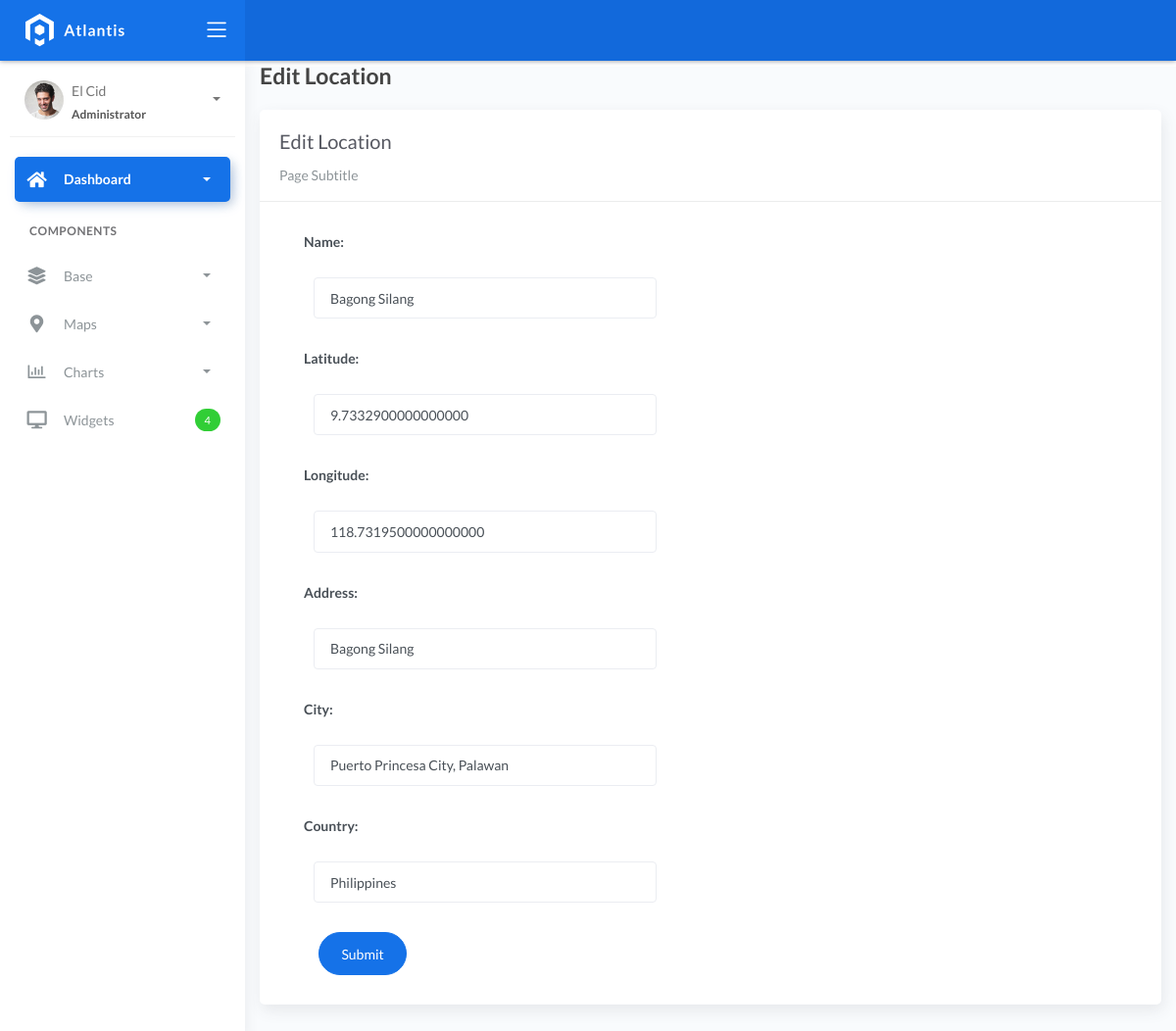
/location_list/1, run on the app's committed database.
### fire/models.py (models this page shows, shortened)
class BaseModel(models.Model):
    created_at = models.DateTimeField(auto_now_add=True, db_index=True)
    updated_at = models.DateTimeField(auto_now=True)
    class Meta:
        abstract = True

class Locations(BaseModel):
    name = models.CharField(max_length=150)
    latitude = models.DecimalField(max_digits=22, decimal_places=16, null=True, blank=True)
    longitude = models.DecimalField(max_digits=22, decimal_places=16, null=True, blank=True)
    address = models.CharField(max_length=150)
    city = models.CharField(max_length=150)  # can be in separate table
    country = models.CharField(max_length=150)  # can be in separate table

### fire/views.py (the view, shortened to what this page needs)
# urls.py: path('location_list/<pk>', LocationUpdateView.as_view(), name='location-update'),
class LocationUpdateView(UpdateView):
    model = Locations
    fields = "__all__"
    context_object_name = "location"
    template_name = 'location_edit.html'
    success_url = reverse_lazy('location-list')

### templates/location_edit.html
{% extends 'base.html' %} {% load static %} {% block content %}
<div class="content">
    <div class="container-fluid">
        <h4 class="page-title">Edit Location</h4>
        <div class="row">
            <div class="col-md-12">
                <div class="card">
                    <div class="card-header">
                        <div class="card-title">Edit Location</div>
                        <div class="card-category">Page Subtitle</div>
                    </div>
                    <div class="col-md-6">
                        <div class="card-body">
                            <form class="" action="" method="post" novalidate>
                                {% csrf_token %} {% include 'includes/form.html' %}
                                <div class="form-group">
                                    <div class="col-md-12 col-sm-3">
                                        <button type="submit" class="btn btn-primary btn-rounded">Submit</button>
                                    </div>
                                </div>
                            </form>
                        </div>
                    </div>
                </div>
            </div>
        </div>
    </div>
</div>
{% endblock %}

### templates/includes/form.html (shortened to what this page needs)
{% load widget_tweaks %}
{% for field in form %}
<div class="field item form-group">
    <label>{{ field.label_tag }}</label>
  <div class="form-group">
    {% render_field field class="form-control" %}
  </div>
</div>
{% endfor %}

### data on the page
Locations: name "Bagong Silang" "9.7332900000000000" "118.7319500000000000" "Bagong Silang" "Puerto Princesa City, Palawan" "Philippines"

### other printed values
{{ field.label_tag }} "Name:" "Latitude:" "Longitude:" "Address:" "City:" "Country:"
